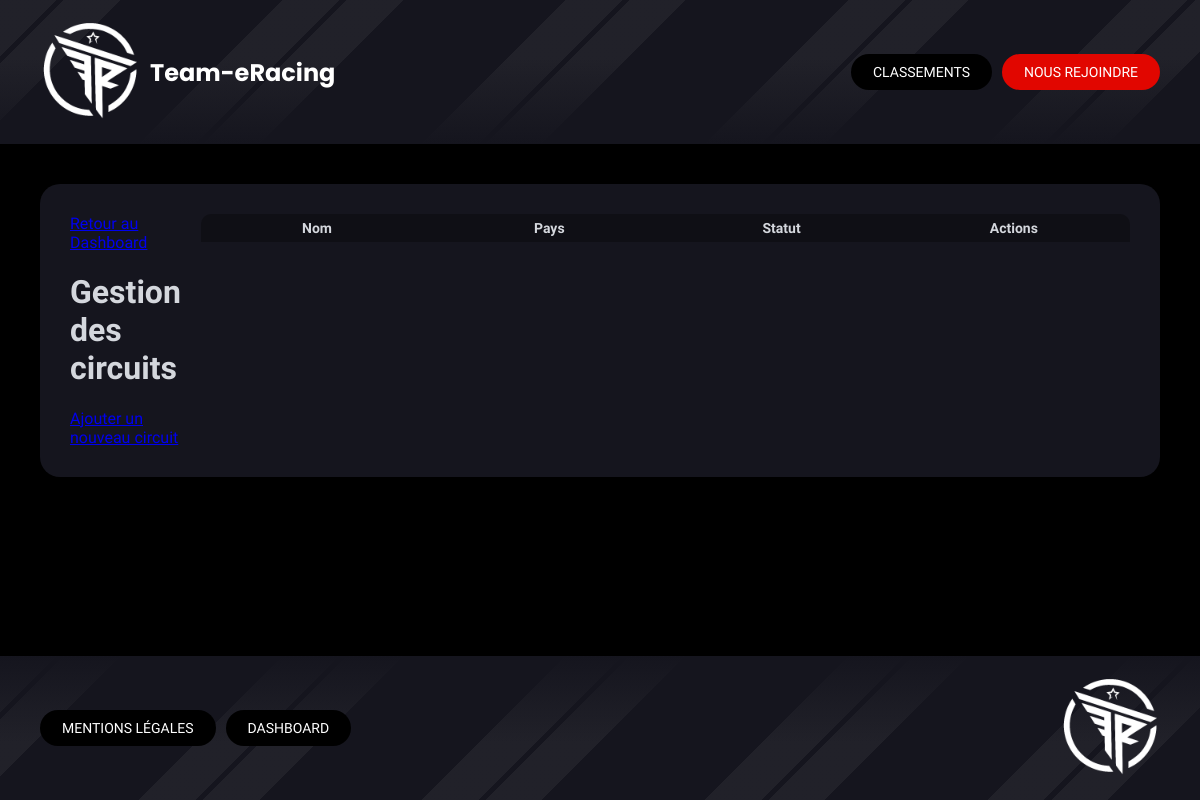
/index.php?controller=circuits&action=index (signed in), run on an earlier commit of the app's database.
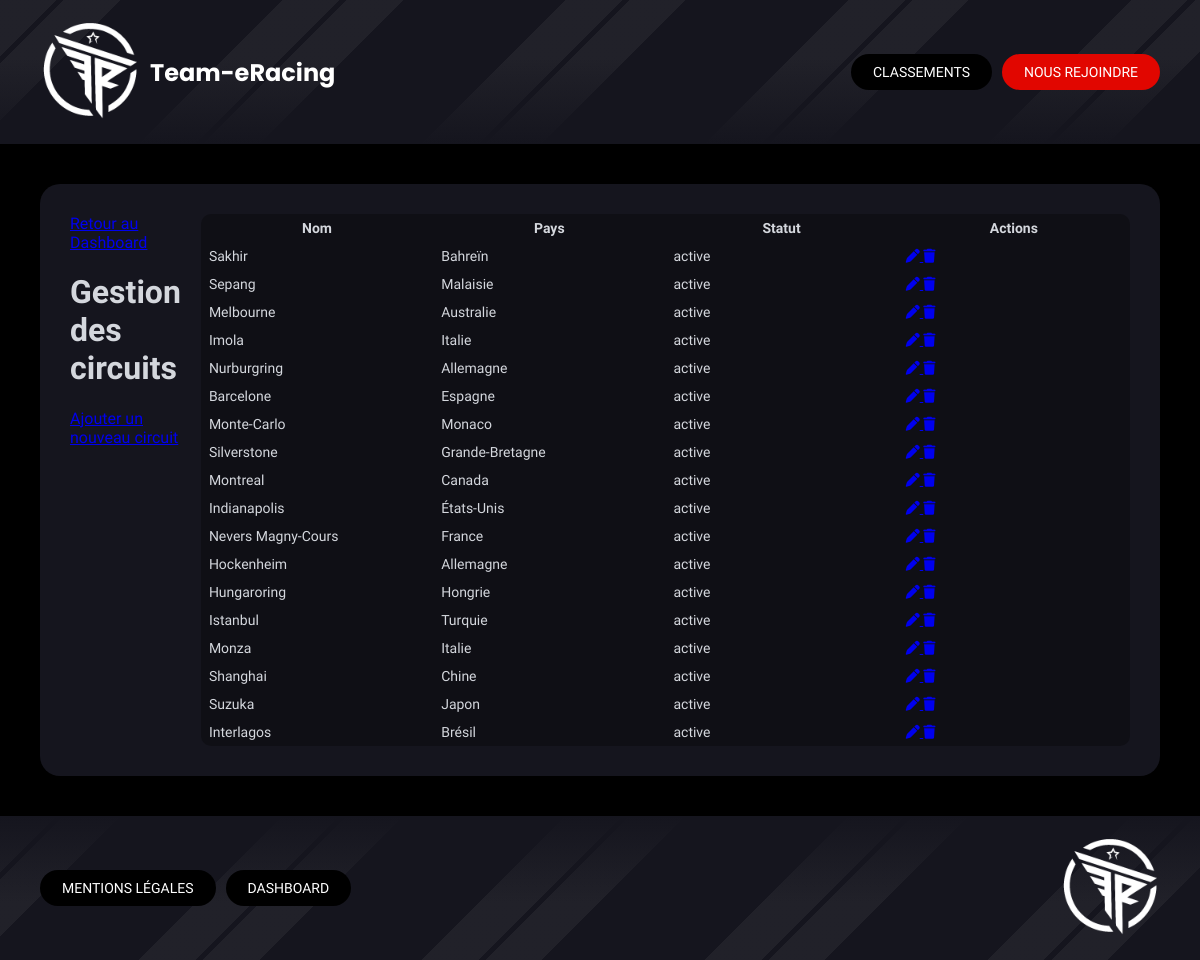
And on a later commit of the database.
### tables this page shows
CREATE TABLE IF NOT EXISTS `circuits` (
  `id` int NOT NULL AUTO_INCREMENT,
  `name` varchar(100) NOT NULL,
  `country_id` int NOT NULL,
  `status` enum('active','desactive') DEFAULT 'active',
  PRIMARY KEY (`id`),
  UNIQUE KEY `name` (`name`),
  KEY `idx_circuit_status` (`status`),
  KEY `idx_circuit_country` (`country_id`)
);

CREATE TABLE IF NOT EXISTS `countries` (
  `id` int NOT NULL AUTO_INCREMENT,
  `name` varchar(100) NOT NULL,
  `code` char(3) DEFAULT NULL,
  `flag` varchar(255) DEFAULT NULL,
  PRIMARY KEY (`id`),
  UNIQUE KEY `name` (`name`),
  UNIQUE KEY `unique_code` (`code`)
);

### Controllers/Controller.php (called while the page is built, shortened)
<?php
abstract class Controller
{
    public function render(string $path, array $data = [])
    {
        extract($data);
        include dirname(__DIR__) . '/Views/' . $path . '.php';
        include dirname(__DIR__) . '/Views/base.php';
    }
}
?>

### Controllers/CircuitsController.php (called while the page is built, shortened)
<?php
class CircuitsController extends Controller {
    public function index()
    {
        $circuits = CircuitsModel::all();
        $countries = CircuitsModel::allCountries();
        $this->render('dashboard/circuits/index', [
            'list' => $circuits,
            'countries' => $countries
        ]);
    }
}
?>

### public/index.php (called while the page is built, shortened)
<?php
include '../Autoloader.php';
$route = new Router();
$route->routes();
?>

### Autoloader.php (called while the page is built, shortened)
<?php
class Autoloader{
    static function autoload($class){
        $class = str_replace(__NAMESPACE__.'\\','',$class);
        $class = str_replace('\\','/',$class);
    }
}
?>

### Core/DbConnect.php (called while the page is built, shortened)
<?php
class DbConnect
{
    protected $connection;
    public function getConnection()
    {
        return $this->connection;
    }
    public function __construct()
    {
        try {
            $dsn = 'mysql:host=' . self::SERVER . ';dbname=' . self::BASE . ';charset=utf8mb4';
                $this->connection = new PDO($dsn, self::USER, self::PASSWORD, [
                    PDO::ATTR_ERRMODE => PDO::ERRMODE_EXCEPTION,
                    PDO::ATTR_DEFAULT_FETCH_MODE => PDO::FETCH_OBJ,
                    PDO::ATTR_EMULATE_PREPARES => false
                ]);
        } catch (Exception $e) {
            die('Erreur : ' . $e->getMessage());
        }
    }
}
?>

### Models/CircuitsModel.php (called while the page is built, shortened)
<?php
class CircuitsModel extends DbConnect {
    public static function all(){
        $db = new DbConnect();
        return $db->getConnection()->query("
            SELECT circuits.id, circuits.name, circuits.status, countries.name as country
            FROM circuits
            JOIN countries ON circuits.country_id = countries.id
        ")->fetchAll();
    }
}
?>

### Views/dashboard/circuits/index.php (the view, shortened to what this page needs)
<div class="section-dashboard">
    <div class="section-header">
        <a class="nav-btn-dashboard" href="index.php?controller=dashboard">Retour au Dashboard</a>
        <h1>Gestion des circuits</h1>
        <a class="nav-btn-dashboard" href="index.php?controller=circuits&action=create">Ajouter un nouveau circuit</a>
    </div>
    <div class="table-responsive">
        <table class="dashboard-table">
            <thead>
                <tr>
                    <th>Nom</th>
                    <th>Pays</th>
                    <th>Statut</th>
                    <th class="actions-column">Actions</th>
                </tr>
            </thead>
            <tbody>
                <?php foreach ($list as $circuit): ?>
                <tr>
                    <td><?= htmlspecialchars($circuit->name) ?></td>
                    <td><?= htmlspecialchars($circuit->country) ?></td>
                    <td><?= htmlspecialchars($circuit->status) ?></td>
                    <td class="actions">
                        <a class="action-btn edit" href="index.php?controller=circuits&action=update&id=<?= $circuit->id ?>">
                            <i class="fa-solid fa-pen"></i>
                        </a>
                        <a class="action-btn delete" href="index.php?controller=circuits&action=delete&id=<?= $circuit->id ?>">
                            <i class="fa-solid fa-trash"></i>
                        </a>
                    </td>
                </tr>
                <?php endforeach; ?>
            </tbody>
        </table>
    </div>
</div>

What changed in the data, as far as the page shows it:
added circuits: name "Sakhir", country.name "Bahreïn", status "active"
added circuits: name "Sepang", country.name "Malaisie", status "active"
added circuits: name "Melbourne", country.name "Australie", status "active"
added circuits: name "Imola", country.name "Italie", status "active"
added circuits: name "Nurburgring", country.name "Allemagne", status "active"
added circuits: name "Barcelone", country.name "Espagne", status "active"
added circuits: name "Monte-Carlo", country.name "Monaco", status "active"
added circuits: name "Silverstone", country.name "Grande-Bretagne", status "active"
added circuits: name "Montreal", country.name "Canada", status "active"
added circuits: name "Indianapolis", country.name "États-Unis", status "active"
added circuits: name "Nevers Magny-Cours", country.name "France", status "active"
added circuits: name "Hockenheim", country.name "Allemagne", status "active"
added circuits: name "Hungaroring", country.name "Hongrie", status "active"
added circuits: name "Istanbul", country.name "Turquie", status "active"
added circuits: name "Monza", country.name "Italie", status "active"
added circuits: name "Shanghai", country.name "Chine", status "active"
added circuits: name "Suzuka", country.name "Japon", status "active"
added circuits: name "Interlagos", country.name "Brésil", status "active"
